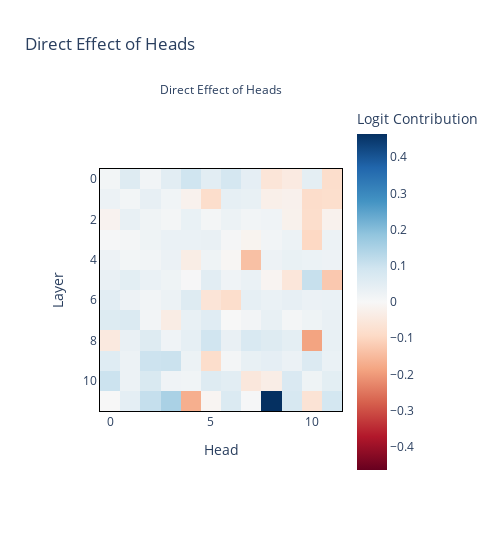

Source (notebook cell):
### Code cell
ablated_per_head_direct_effect = collect_direct_effect(new_cache, owt_tokens, display = True)

### Figure 1 — Plotly figure (JSON) as saved in the notebook; plotly's stock layout.template omitted (floating-point values rounded to 4 significant figures; data arrays with more than 128 entries replaced by an {"elided": "..."} marker saying what was removed)
{"data": [{"coloraxis": "coloraxis", "hovertemplate": "Head: %{x}<br>Layer: %{y}<br>Logit Contribution: %{z}<extra></extra>", "name": "0", "type": "heatmap", "xaxis": "x", "yaxis": "y", "z": {"elided": "12x12 float values"}}], "layout": {"annotations": [{"font": {}, "showarrow": false, "text": "Direct Effect of Heads", "x": 0.5, "xanchor": "center", "xref": "paper", "y": 1, "yanchor": "bottom", "yref": "paper"}], "coloraxis": {"cmid": 0, "colorbar": {"title": {"text": "Logit Contribution"}}, "colorscale": [[0, "rgb(103,0,31)"], [0.1, "rgb(178,24,43)"], [0.2, "rgb(214,96,77)"], [0.3, "rgb(244,165,130)"], [0.4, "rgb(253,219,199)"], [0.5, "rgb(247,247,247)"], [0.6, "rgb(209,229,240)"], [0.7, "rgb(146,197,222)"], [0.8, "rgb(67,147,195)"], [0.9, "rgb(33,102,172)"], [1, "rgb(5,48,97)"]]}, "margin": {"l": 100, "r": 100}, "title": {"text": "Direct Effect of Heads"}, "width": 500, "xaxis": {"anchor": "y", "constrain": "domain", "domain": [0, 1], "linecolor": "black", "linewidth": 1, "mirror": true, "scaleanchor": "y", "showline": true, "title": {"text": "Head"}}, "yaxis": {"anchor": "x", "autorange": "reversed", "constrain": "domain", "domain": [0, 1], "linecolor": "black", "linewidth": 1, "mirror": true, "showline": true, "title": {"text": "Layer"}}}}
